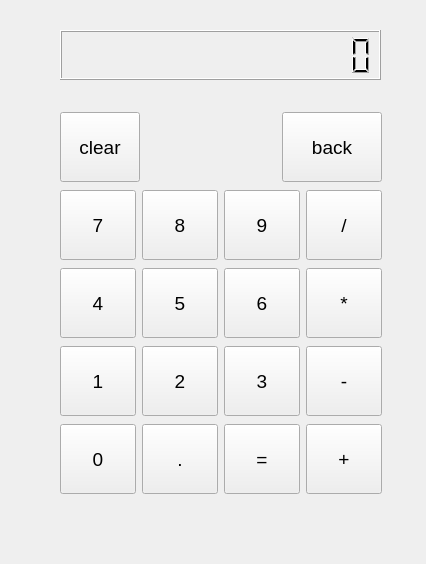
<?xml version="1.0" encoding="UTF-8"?>
<ui version="4.0">
 <class>Form</class>
 <widget class="QWidget" name="Form">
  <property name="geometry">
   <rect>
    <x>0</x>
    <y>0</y>
    <width>426</width>
    <height>564</height>
   </rect>
  </property>
  <property name="windowTitle">
   <string>计算器</string>
  </property>
  <widget class="QLCDNumber" name="lcdNumber">
   <property name="geometry">
    <rect>
     <x>60</x>
     <y>30</y>
     <width>321</width>
     <height>50</height>
    </rect>
   </property>
   <property name="minimumSize">
    <size>
     <width>0</width>
     <height>30</height>
    </size>
   </property>
   <property name="maximumSize">
    <size>
     <width>16777215</width>
     <height>50</height>
    </size>
   </property>
   <property name="digitCount">
    <number>15</number>
   </property>
  </widget>
  <widget class="QWidget" name="">
   <property name="geometry">
    <rect>
     <x>60</x>
     <y>110</y>
     <width>322</width>
     <height>386</height>
    </rect>
   </property>
   <property name="font">
    <font>
     <pointsize>14</pointsize>
    </font>
   </property>
   <layout class="QVBoxLayout" name="verticalLayout">
    <item>
     <layout class="QGridLayout" name="gridLayout">
      <item row="0" column="2">
       <widget class="QPushButton" name="btn_back">
        <property name="minimumSize">
         <size>
          <width>100</width>
          <height>70</height>
         </size>
        </property>
        <property name="maximumSize">
         <size>
          <width>120</width>
          <height>16777215</height>
         </size>
        </property>
        <property name="font">
         <font>
          <pointsize>14</pointsize>
         </font>
        </property>
        <property name="text">
         <string>back</string>
        </property>
       </widget>
      </item>
      <item row="0" column="0">
       <widget class="QPushButton" name="btn_clear">
        <property name="minimumSize">
         <size>
          <width>80</width>
          <height>70</height>
         </size>
        </property>
        <property name="maximumSize">
         <size>
          <width>120</width>
          <height>16777215</height>
         </size>
        </property>
        <property name="font">
         <font>
          <pointsize>14</pointsize>
         </font>
        </property>
        <property name="text">
         <string>clear</string>
        </property>
       </widget>
      </item>
      <item row="0" column="1">
       <spacer name="horizontalSpacer">
        <property name="font">
         <font>
          <pointsize>14</pointsize>
         </font>
        </property>
        <property name="orientation">
         <enum>Qt::Horizontal</enum>
        </property>
        <property name="sizeHint" stdset="0">
         <size>
          <width>40</width>
          <height>20</height>
         </size>
        </property>
       </spacer>
      </item>
     </layout>
    </item>
    <item>
     <layout class="QGridLayout" name="gridLayout_2">
      <item row="0" column="0">
       <widget class="QPushButton" name="btn_7">
        <property name="minimumSize">
         <size>
          <width>20</width>
          <height>70</height>
         </size>
        </property>
        <property name="maximumSize">
         <size>
          <width>80</width>
          <height>16777215</height>
         </size>
        </property>
        <property name="font">
         <font>
          <pointsize>14</pointsize>
         </font>
        </property>
        <property name="text">
         <string>7</string>
        </property>
       </widget>
      </item>
      <item row="0" column="1">
       <widget class="QPushButton" name="btn_8">
        <property name="minimumSize">
         <size>
          <width>20</width>
          <height>70</height>
         </size>
        </property>
        <property name="maximumSize">
         <size>
          <width>80</width>
          <height>16777215</height>
         </size>
        </property>
        <property name="font">
         <font>
          <pointsize>14</pointsize>
         </font>
        </property>
        <property name="text">
         <string>8</string>
        </property>
       </widget>
      </item>
      <item row="0" column="2">
       <widget class="QPushButton" name="btn_9">
        <property name="minimumSize">
         <size>
          <width>20</width>
          <height>70</height>
         </size>
        </property>
        <property name="maximumSize">
         <size>
          <width>80</width>
          <height>16777215</height>
         </size>
        </property>
        <property name="font">
         <font>
          <pointsize>14</pointsize>
         </font>
        </property>
        <property name="text">
         <string>9</string>
        </property>
       </widget>
      </item>
      <item row="0" column="3">
       <widget class="QPushButton" name="btn_div">
        <property name="enabled">
         <bool>true</bool>
        </property>
        <property name="minimumSize">
         <size>
          <width>20</width>
          <height>70</height>
         </size>
        </property>
        <property name="maximumSize">
         <size>
          <width>80</width>
          <height>16777215</height>
         </size>
        </property>
        <property name="font">
         <font>
          <pointsize>14</pointsize>
         </font>
        </property>
        <property name="text">
         <string>/</string>
        </property>
       </widget>
      </item>
     </layout>
    </item>
    <item>
     <layout class="QGridLayout" name="gridLayout_3">
      <item row="0" column="0">
       <widget class="QPushButton" name="btn_4">
        <property name="minimumSize">
         <size>
          <width>20</width>
          <height>70</height>
         </size>
        </property>
        <property name="maximumSize">
         <size>
          <width>80</width>
          <height>16777215</height>
         </size>
        </property>
        <property name="font">
         <font>
          <pointsize>14</pointsize>
         </font>
        </property>
        <property name="text">
         <string>4</string>
        </property>
       </widget>
      </item>
      <item row="0" column="1">
       <widget class="QPushButton" name="btn_5">
        <property name="minimumSize">
         <size>
          <width>20</width>
          <height>70</height>
         </size>
        </property>
        <property name="maximumSize">
         <size>
          <width>80</width>
          <height>16777215</height>
         </size>
        </property>
        <property name="font">
         <font>
          <pointsize>14</pointsize>
         </font>
        </property>
        <property name="text">
         <string>5</string>
        </property>
       </widget>
      </item>
      <item row="0" column="2">
       <widget class="QPushButton" name="btn_6">
        <property name="minimumSize">
         <size>
          <width>20</width>
          <height>70</height>
         </size>
        </property>
        <property name="maximumSize">
         <size>
          <width>80</width>
          <height>16777215</height>
         </size>
        </property>
        <property name="font">
         <font>
          <pointsize>14</pointsize>
         </font>
        </property>
        <property name="text">
         <string>6</string>
        </property>
       </widget>
      </item>
      <item row="0" column="3">
       <widget class="QPushButton" name="btn_multi">
        <property name="enabled">
         <bool>true</bool>
        </property>
        <property name="minimumSize">
         <size>
          <width>20</width>
          <height>70</height>
         </size>
        </property>
        <property name="maximumSize">
         <size>
          <width>80</width>
          <height>16777215</height>
         </size>
        </property>
        <property name="font">
         <font>
          <pointsize>14</pointsize>
         </font>
        </property>
        <property name="text">
         <string>*</string>
        </property>
       </widget>
      </item>
     </layout>
    </item>
    <item>
     <layout class="QGridLayout" name="gridLayout_4">
      <item row="0" column="0">
       <widget class="QPushButton" name="btn_1">
        <property name="minimumSize">
         <size>
          <width>20</width>
          <height>70</height>
         </size>
        </property>
        <property name="maximumSize">
         <size>
          <width>80</width>
          <height>16777215</height>
         </size>
        </property>
        <property name="font">
         <font>
          <pointsize>14</pointsize>
         </font>
        </property>
        <property name="text">
         <string>1</string>
        </property>
       </widget>
      </item>
      <item row="0" column="1">
       <widget class="QPushButton" name="btn_2">
        <property name="minimumSize">
         <size>
          <width>20</width>
          <height>70</height>
         </size>
        </property>
        <property name="maximumSize">
         <size>
          <width>80</width>
          <height>16777215</height>
         </size>
        </property>
        <property name="font">
         <font>
          <pointsize>14</pointsize>
         </font>
        </property>
        <property name="text">
         <string>2</string>
        </property>
       </widget>
      </item>
      <item row="0" column="2">
       <widget class="QPushButton" name="btn_3">
        <property name="minimumSize">
         <size>
          <width>20</width>
          <height>70</height>
         </size>
        </property>
        <property name="maximumSize">
         <size>
          <width>80</width>
          <height>16777215</height>
         </size>
        </property>
        <property name="font">
         <font>
          <pointsize>14</pointsize>
         </font>
        </property>
        <property name="text">
         <string>3</string>
        </property>
       </widget>
      </item>
      <item row="0" column="3">
       <widget class="QPushButton" name="btn_sub">
        <property name="enabled">
         <bool>true</bool>
        </property>
        <property name="minimumSize">
         <size>
          <width>20</width>
          <height>70</height>
         </size>
        </property>
        <property name="maximumSize">
         <size>
          <width>80</width>
          <height>16777215</height>
         </size>
        </property>
        <property name="font">
         <font>
          <pointsize>14</pointsize>
         </font>
        </property>
        <property name="text">
         <string>-</string>
        </property>
       </widget>
      </item>
     </layout>
    </item>
    <item>
     <layout class="QGridLayout" name="gridLayout_5">
      <item row="0" column="0">
       <widget class="QPushButton" name="btn_0">
        <property name="minimumSize">
         <size>
          <width>20</width>
          <height>70</height>
         </size>
        </property>
        <property name="maximumSize">
         <size>
          <width>80</width>
          <height>16777215</height>
         </size>
        </property>
        <property name="font">
         <font>
          <pointsize>14</pointsize>
         </font>
        </property>
        <property name="text">
         <string>0</string>
        </property>
       </widget>
      </item>
      <item row="0" column="1">
       <widget class="QPushButton" name="btn_dot">
        <property name="minimumSize">
         <size>
          <width>20</width>
          <height>70</height>
         </size>
        </property>
        <property name="maximumSize">
         <size>
          <width>80</width>
          <height>16777215</height>
         </size>
        </property>
        <property name="font">
         <font>
          <pointsize>14</pointsize>
         </font>
        </property>
        <property name="text">
         <string>.</string>
        </property>
       </widget>
      </item>
      <item row="0" column="2">
       <widget class="QPushButton" name="btn_equal">
        <property name="minimumSize">
         <size>
          <width>20</width>
          <height>70</height>
         </size>
        </property>
        <property name="maximumSize">
         <size>
          <width>80</width>
          <height>16777215</height>
         </size>
        </property>
        <property name="font">
         <font>
          <pointsize>14</pointsize>
         </font>
        </property>
        <property name="text">
         <string>=</string>
        </property>
       </widget>
      </item>
      <item row="0" column="3">
       <widget class="QPushButton" name="btn_plus">
        <property name="enabled">
         <bool>true</bool>
        </property>
        <property name="minimumSize">
         <size>
          <width>20</width>
          <height>70</height>
         </size>
        </property>
        <property name="maximumSize">
         <size>
          <width>80</width>
          <height>16777215</height>
         </size>
        </property>
        <property name="font">
         <font>
          <pointsize>14</pointsize>
         </font>
        </property>
        <property name="text">
         <string>+</string>
        </property>
       </widget>
      </item>
     </layout>
    </item>
   </layout>
  </widget>
 </widget>
 <resources/>
 <connections/>
</ui>
